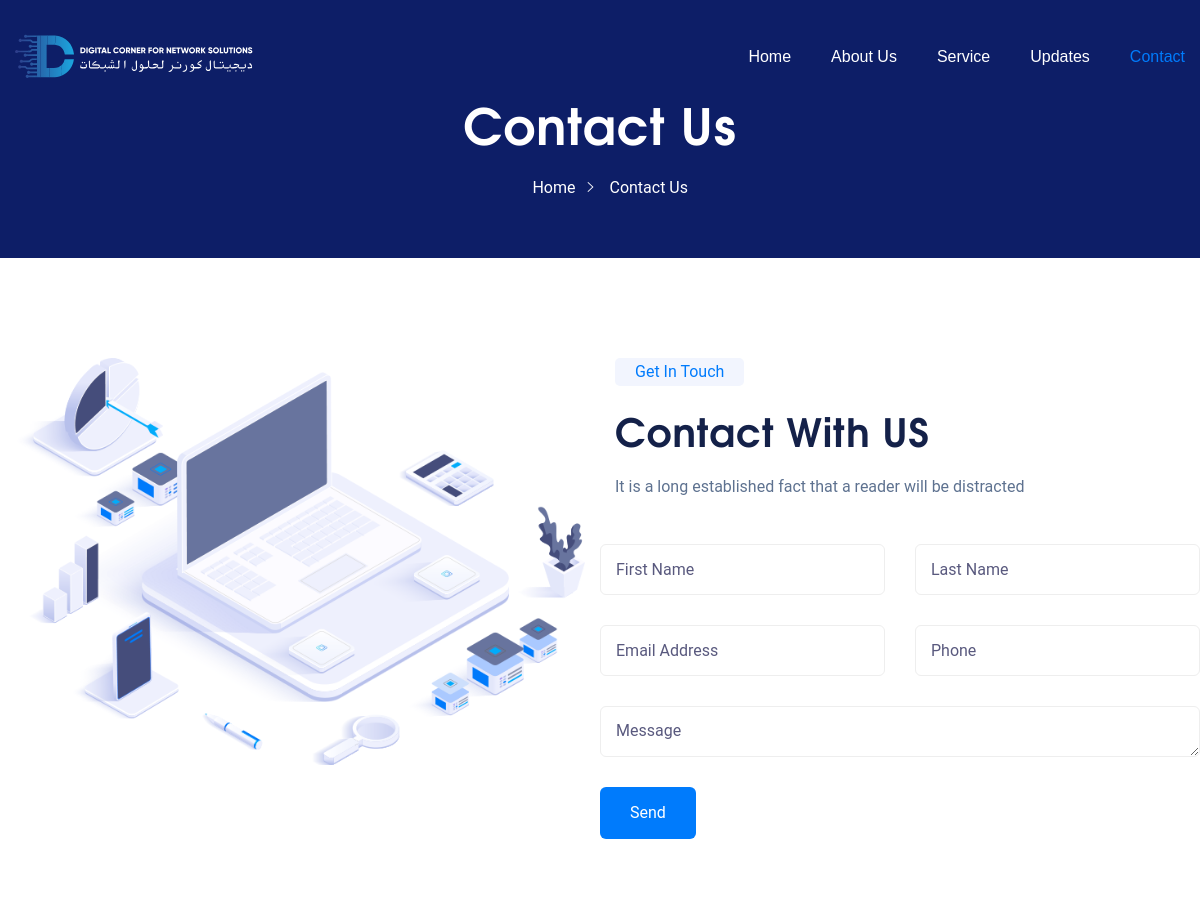
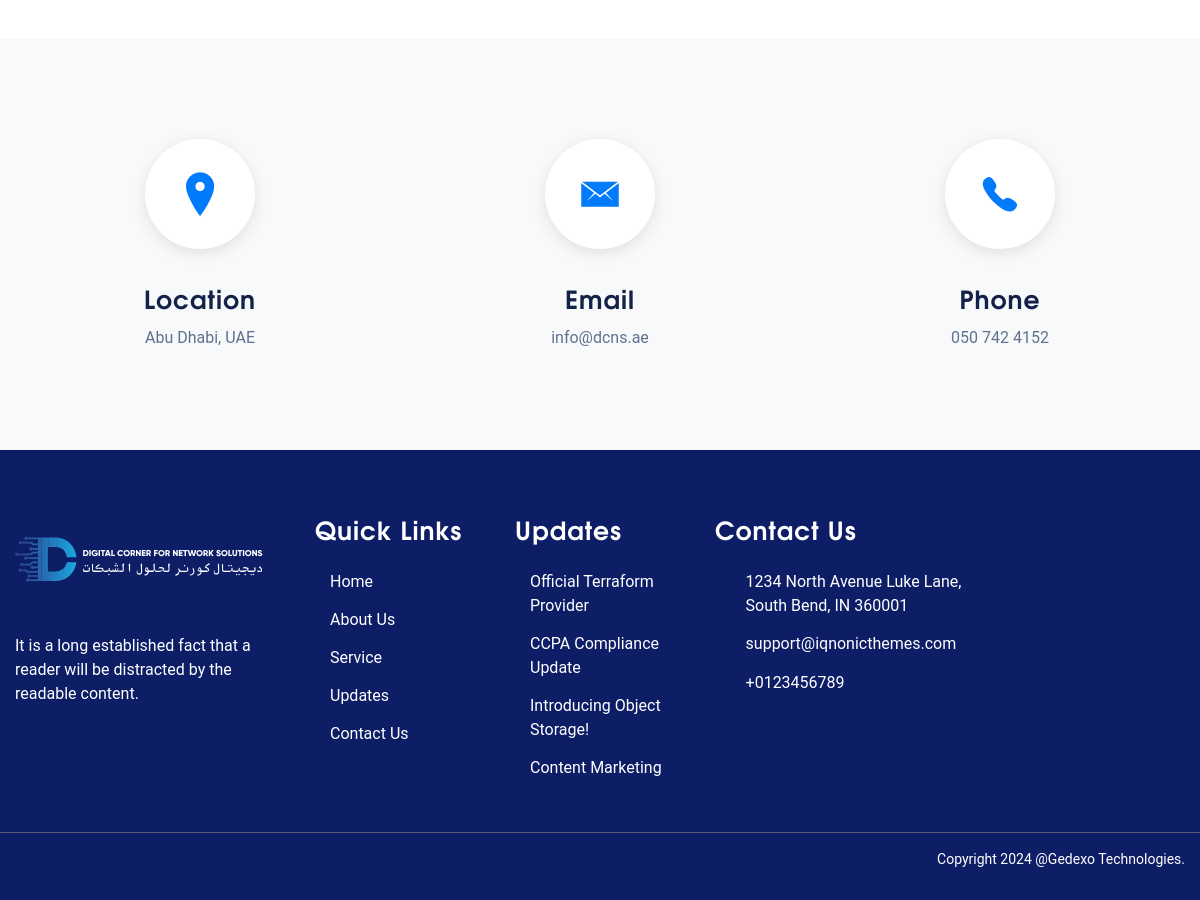
Page /contact/ on the committed database (2 pictures, top to bottom).
### web/models.py (models this page shows, shortened)
class Updates(models.Model):
    title = models.CharField(max_length=255)
    slug = models.SlugField(unique=True)
    description = RichTextField(blank=True, null=True)
    image = models.ImageField(upload_to="web/images/update/")
    pub_date = models.DateField(auto_now_add=True)
    author = models.ForeignKey(User, on_delete=models.CASCADE, default=1)
    category = models.CharField(max_length=100, blank=True, null=True)
    is_updates = models.BooleanField(default=False)
    is_home = models.BooleanField(default=False)
    is_create = models.DateTimeField(auto_now_add=True)
    class Meta:
        ordering = [
            "id",
        ]
        verbose_name = "Updates"
        verbose_name_plural = "Updates"
    def get_absolute_url(self):
        return reverse("web:update_details", kwargs={"slug": self.slug})

### web/views.py (the view)
# urls.py: path("contact/", views.contact, name="contact"),
def contact(request):
    form = ContactForm
    context = {
        "is_contact": True,
        "form": form,
    }
    if request.method == "POST":
        form = ContactForm(request.POST)
        if form.is_valid():
            form.save()
            response_data = {
                "status": "true",
                "title": "Successfully Submitted",
                "message": "Message successfully Submitted",
            }
        else:
            print(form.errors)
            response_data = {
                "status": "false",
                "title": "Form validation error",
            }
        return JsonResponse(response_data)
    else:
        response_data = {
            "status": "false",
            "title": "Method Not Allowed",
            "message": "This endpoint only supports POST requests.",
        }
    return render(request, "web/contact.html", context)

### templates/web/contact.html (shortened to what this page needs)
{% extends 'web/partials/base.html' %}
{% load static %}
{% block content %}
{% include "web/partials/header2.html" %}
<div class="main-content">
    <div class=" main-bg">
        <div class="container-fluid p-0">
            <div class="text-left iq-breadcrumb-one
                  iq-bg-over black     ">
                <div class="container">
                    <div class="row align-items-center">
                        <div class="col-sm-12">
                            <nav aria-label="breadcrumb" class="text-center iq-breadcrumb-two">
                                <h2 class="title">
                                    Contact Us </h2>
                                <ol class="breadcrumb main-bg">
                                    <li class="breadcrumb-item"><a href="{% url 'web:index' %}"><i
                                                class="fa fa-home mr-2"></i>Home</a></li>
                                    <li class="breadcrumb-item active">Contact Us </li>
                                </ol>
                            </nav>
                        </div>
                    </div>
                </div>
            </div>
        </div>
    </div>
    <div class=" overview-block-ptb">
        <div class="container">
            <div class="row">
                <div class="col-lg-6 col-md-12">
                    <img src="{% static 'web/images/others/01.png' %}" class="img-fluid" alt="contact" />
                </div>
                <div class="col-lg-6 col-md-12">
                    <div class=" text-left iq-title-box iq-title-default iq-title-box-2">
                        <span class="iq-subtitle">Get In Touch</span>
                        <h2 class="iq-title">
                            Contact With US </h2>
                        <p class="iq-title-desc">It is a long established fact that a reader will be distracted</p>
                    </div>
                    <div role="form" class="wpcf7" id="wpcf7-f790-p785-o1" lang="en-US" dir="ltr">
                        <form class="row wpcf7-form ajax reload" method="post">
                            <div class=row>
                                <div class="col-lg-6">
                                    <span class="wpcf7-form-control-wrap first-name">
                                        <input type="text" name="first_name" id="first_name" value="" size="40"
                                            class="wpcf7-form-control wpcf7-text wpcf7-validates-as-required"
                                            aria-required="true" aria-invalid="false" placeholder="First Name"
                                            required />
                                    </span>
                                </div>
                                <div class="col-lg-6">
                                    <span class="wpcf7-form-control-wrap last-name">
                                        <input type="text" name="last_name" id="last_name" value="" size="40"
                                            class="wpcf7-form-control wpcf7-text wpcf7-validates-as-required"
                                            aria-required="true" aria-invalid="false" placeholder="Last Name"
                                            required />
                                    </span>
                                </div>
                                <div class="col-lg-6">
                                    <span class="wpcf7-form-control-wrap your-email">
                                        <input type="email" name="email" id="email" value="" size="40"
                                            class="wpcf7-form-control wpcf7-text wpcf7-email wpcf7-validates-as-required wpcf7-validates-as-email"
                                            aria-required="true" aria-invalid="false" placeholder="Email Address"
                                            required />
                                    </span>
                                </div>
                                <div class="col-lg-6">
                                    <span class="wpcf7-form-control-wrap tel-554">
                                        <input type="tel" name="phone" id="phone" value="" size="40"
                                            class="wpcf7-form-control wpcf7-text wpcf7-tel wpcf7-validates-as-tel"
                                            aria-invalid="false" placeholder="Phone" required />
                                    </span>
                                </div>
                                <div class="col-lg-12">
                                    <p>
                                        <span class="wpcf7-form-control-wrap your-message">
                                            <textarea name="message" id="message" cols="40" rows="10"
                                                class="wpcf7-form-control wpcf7-textarea" aria-invalid="false"
                                                placeholder="Message" required></textarea>
                                        </span>
                                    </p>
                                </div>
                                <div class="col-lg-12">
                                    <input type="submit" value="Send" class="wpcf7-form-control wpcf7-submit" />
                                </div>
                            </div>
                        </form>
                    </div>
                </div>
            </div>
        </div>
    </div>
</div>
<section class="light-gray-bg">
    <div class="container">
        <div class="row">
            <div class="col-lg-4  col-md-6">
                <div class="iq-process iq-process-step-style-2 text-center">
                    <div class="iq-process-step">
                        <div class="iq-step-content">
                            <i aria-hidden="true" class="ion ion-ios-location"></i>
                        </div>
                        <div class="iq-step-text-area">
                            <h4 class="iq-step-title">Location</h4>
                            <span class="iq-step-desc">Abu Dhabi, UAE</span>
                        </div>
                    </div>
                </div>
            </div>
            <div class="col-lg-4  col-md-6">
                <div class="iq-process iq-process-step-style-2 text-center">
                    <div class="iq-process-step">
                        <div class="iq-step-content">
                            <i aria-hidden="true" class="ion ion-ios-email"></i>
                        </div>
                        <div class="iq-step-text-area">
                            <h4 class="iq-step-title">Email</h4>
                            <span class="iq-step-desc">info@dcns.ae </span>
                        </div>
                    </div>
                </div>
            </div>
            <div class="col-lg-4  col-md-6">
                <div class="iq-process iq-process-step-style-2 text-center">
                    <div class="iq-process-step">
                        <div class="iq-step-content">
                            <i aria-hidden="true" class="ion ion-ios-telephone"></i>
                        </div>
                        <div class="iq-step-text-area">
                            <h4 class="iq-step-title">Phone</h4>
                            <span class="iq-step-desc">050 742 4152</span>
                        </div>
                    </div>
                </div>
            </div>
        </div>
    </div>
</section>
{% endblock %}

### templates/web/partials/footer.html (shortened to what this page needs)
{% load static %}
<footer id="contact" class=" iq-over-dark-90">
    <div class="footer-top">
        <div class="container">
            <div class="row">
                <div class="col-lg-3 col-md-6 col-sm-6 ">
                    <div class="widget">
                        <div class="textwidget ">
                            <p><img class="mb-4 img-fluid" src="{% static 'web/images/logo.svg' %}" alt="qloud">
                                <br> It is a long established fact that a reader will be distracted by the readable
                                content.
                            </p>
                        </div>
                    </div>
                </div>
                <div class="col-lg-2 col-md-6 col-sm-6 mt-4 mt-lg-0 mt-md-0 ">
                    <div class="widget">
                        <h4 class="footer-title">Quick Links</h4>
                        <div>
                            <ul class="menu">
                                <li><a href="{% url "web:index" %}" aria-current="page">Home</a></li>
                                <li><a href="{% url "web:about" %}">About Us</a></li>
                                <li><a href="{% url "web:service" %}">Service</a></li>
                                <li><a href="{% url "web:updates" %}">Updates</a></li>
                                <li><a href="{% url "web:contact" %}">Contact Us</a></li>
                            </ul>
                        </div>
                    </div>
                </div>
                <div class="col-lg-2 col-md-6 col-sm-6 mt-lg-0 mt-4">
                    <div class="widget">
                        <h4 class="footer-title ">Updates</h4>
                        <div class="menu-about">
                            <ul id="menu-about-menu" class="menu">
                                {% for update_details in updates %}
                                <li><a href="{{ update_details.get_absolute_url }}">{{ update_details.title }}</a></li>
                                {% endfor %}
                            </ul>
                        </div>
                    </div>
                </div>
                <div class="col-lg-3 col-md-6 col-sm-6 mt-lg-0 mt-4">
                    <div class="widget">
                        <h4 class="footer-title ">Contact Us</h4>
                        <div class="row">
                            <div class="col-sm-12">
                                <ul class="iq-contact">
                                    <li>
                                        <a><i class="fa fa-home"></i><span>1234 North Avenue Luke Lane, South Bend, IN
                                                360001</span></a>
                                    </li>
                                    <li>
                                        <a href="mailto:support@iqnonicthemes.com"><i
                                                class="fa fa-envelope"></i><span>support@iqnonicthemes.com</span></a>
                                    </li>
                                    <li>
                                        <a href="tel:+0123456789"><i
                                                class="fa fa-phone"></i><span>+0123456789</span></a>
                                    </li>
                                </ul>
                            </div>
                        </div>
                    </div>
                </div>
            </div>
        </div>
    </div>
    <div class="copyright-footer">
        <div class="container">
            <div class="pt-3 pb-3">
                <div class="row justify-content-between">
                    <div class="col-lg-6 col-md-12 text-lg-left text-md-center text-center">
                        <div class="social-icone">
                            <ul>
                                <li class="d-inline"><a href="javascript:void(0)"><i class="fa fa-twitter"></i></a></li>
                                <li class="d-inline"><a href="javascript:void(0)"><i class="fa fa-instagram"></i></a>
                                </li>
                                <li class="d-inline"><a href="javascript:void(0)"><i class="fa fa-linkedin"></i></a>
                                </li>
                            </ul>
                        </div>
                    </div>
                    <div class="col-lg-6 col-md-12 text-lg-right text-md-center text-center">
                        <span class="copyright">Copyright <span id="copyright">
                            </span> @Gedexo Technologies.</span>
                    </div>
                </div>
            </div>
        </div>
    </div>
</footer>

### rows in the picture
Updates: title "Official Terraform Provider"
Updates: title "CCPA Compliance Update"
Updates: title "Introducing Object Storage!"
Updates: title "Content Marketing"
